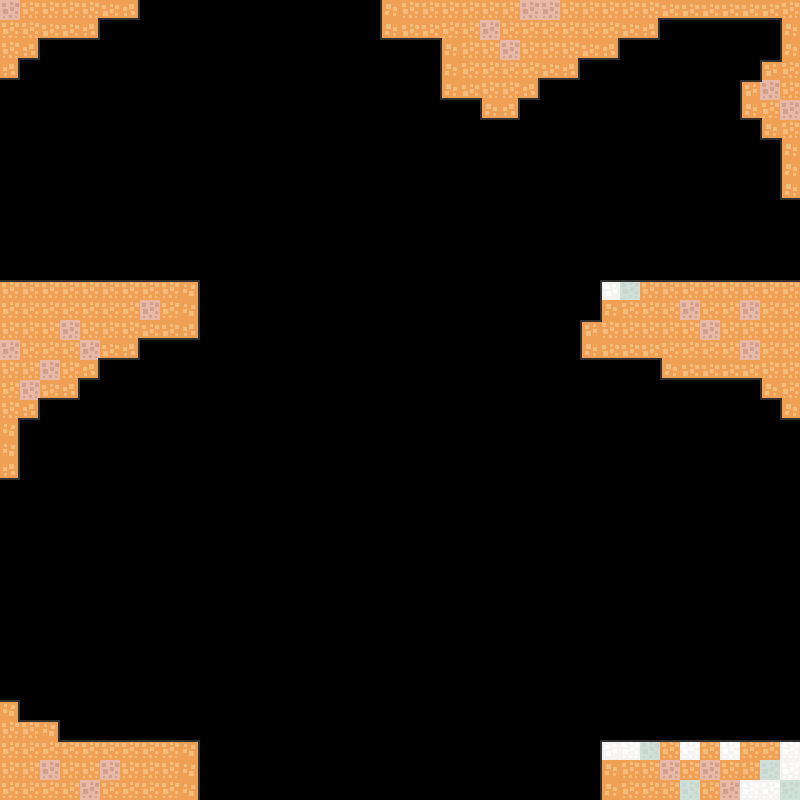

This is a level from a 2D game, rendered from its Tiled map with the project's own tilesets. A one-line summary and the map file follow, with tile-layer data summarised:
An orthogonal 40x40 tile map with 20x20 px tiles, 1 tile layer (platforms) and 5 objects (rectangle, circle, square, spawnPoint, endPoint).

<map version="1.0" orientation="orthogonal" width="40" height="40" tilewidth="20" tileheight="20">
 <tileset firstgid="1" name="tiles" tilewidth="20" tileheight="20">
  <image source="tiles.png" width="260" height="320" />
 </tileset>
 <layer name="platforms" width="40" height="40">
  <data>[1600 cells, 255 non-empty, 21 distinct tile ids]</data>
 </layer>
 <objectgroup name="obstakels" width="40" height="40">
  <object name="1" type="rectangle" x="682" y="238" width="40" height="40" />
  <object name="2" type="circle" x="70" y="240" width="40" height="40" />
  <object name="3" type="square" x="689" y="698" width="40" height="40" />
 </objectgroup>
 <objectgroup name="player" width="40" height="40">
  <object name="spawnPoint" x="55" y="683" />
  <object name="endPoint" x="742" y="680" width="20" height="60" />
 </objectgroup>
</map>
